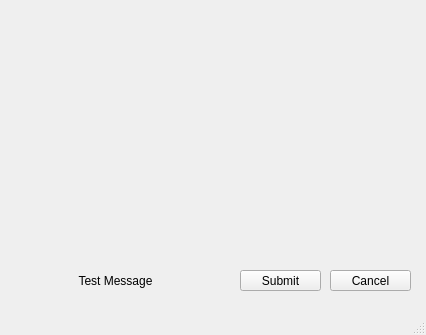
<?xml version="1.0" encoding="UTF-8"?>
<ui version="4.0">
 <class>MainWindow</class>
 <widget class="QMainWindow" name="MainWindow">
  <property name="geometry">
   <rect>
    <x>0</x>
    <y>0</y>
    <width>426</width>
    <height>335</height>
   </rect>
  </property>
  <property name="windowTitle">
   <string>MainWindow</string>
  </property>
  <widget class="QWidget" name="centralwidget">
   <widget class="QPushButton" name="submit">
    <property name="geometry">
     <rect>
      <x>240</x>
      <y>270</y>
      <width>81</width>
      <height>21</height>
     </rect>
    </property>
    <property name="text">
     <string>Submit</string>
    </property>
   </widget>
   <widget class="QPushButton" name="cancel">
    <property name="geometry">
     <rect>
      <x>330</x>
      <y>270</y>
      <width>81</width>
      <height>21</height>
     </rect>
    </property>
    <property name="text">
     <string>Cancel</string>
    </property>
   </widget>
   <widget class="QLabel" name="Command">
    <property name="geometry">
     <rect>
      <x>10</x>
      <y>271</y>
      <width>211</width>
      <height>20</height>
     </rect>
    </property>
    <property name="text">
     <string>Test Message</string>
    </property>
    <property name="alignment">
     <set>Qt::AlignCenter</set>
    </property>
   </widget>
  </widget>
  <widget class="QMenuBar" name="menubar">
   <property name="geometry">
    <rect>
     <x>0</x>
     <y>0</y>
     <width>426</width>
     <height>21</height>
    </rect>
   </property>
  </widget>
  <widget class="QStatusBar" name="statusbar"/>
 </widget>
 <resources/>
 <connections/>
</ui>
